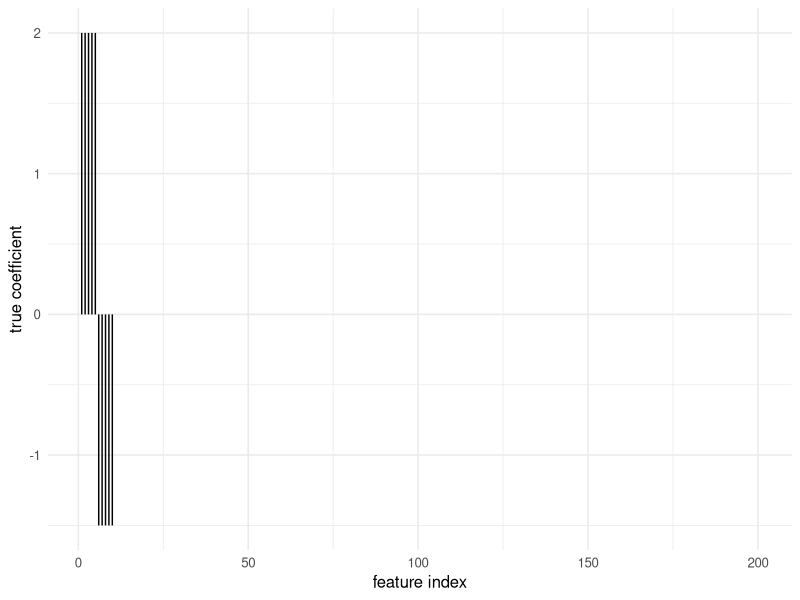
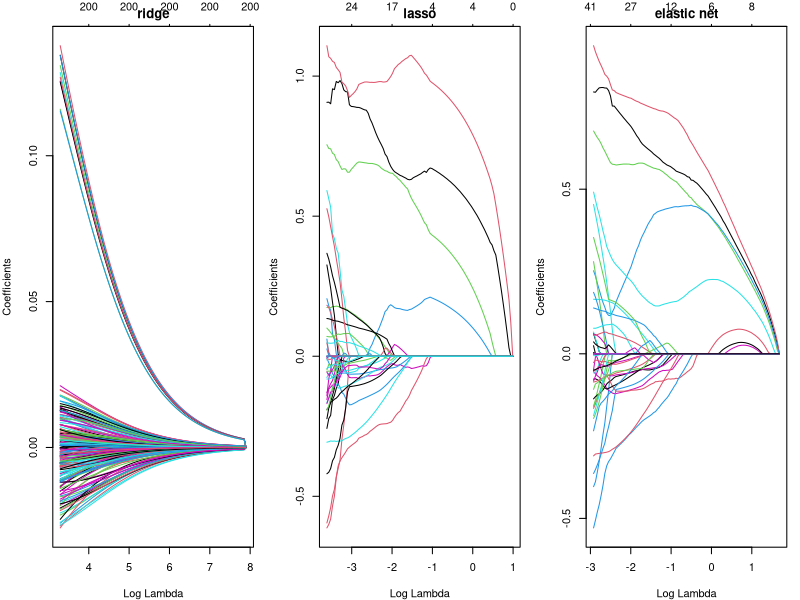

These figures' R source, in order:
## ---- chunk 1
#| label: setup
library(tidyverse)
library(glmnet)
set.seed(42)
theme_set(theme_minimal(base_size = 12))
## ---- chunk 2
n <- 100; p <- 200
Z <- matrix(rnorm(n * (p / 10)), n, p / 10)
X <- Z[, rep(seq_len(p / 10), each = 10)] + 0.2 * matrix(rnorm(n * p), n, p)
beta <- c(rep(2, 5), rep(-1.5, 5), rep(0, p - 10))
y <- as.numeric(X %*% beta + rnorm(n))

tibble(i = seq_along(beta), beta = beta) |>
  ggplot(aes(i, beta)) + geom_segment(aes(xend = i, yend = 0)) +
  labs(x = "feature index", y = "true coefficient")
## ---- chunk 3
#| fig-width: 7
#| fig-height: 4
fit_ridge <- glmnet(X, y, alpha = 0)
fit_lasso <- glmnet(X, y, alpha = 1)
fit_enet  <- glmnet(X, y, alpha = 0.5)
par(mfrow = c(1, 3), mar = c(4, 4, 2, 1))
plot(fit_ridge, xvar = "lambda"); title("ridge")
plot(fit_lasso, xvar = "lambda"); title("lasso")
plot(fit_enet,  xvar = "lambda"); title("elastic net")
## ---- chunk 4
cv_ridge <- cv.glmnet(X, y, alpha = 0,   nfolds = 5)
cv_lasso <- cv.glmnet(X, y, alpha = 1,   nfolds = 5)
cv_enet  <- cv.glmnet(X, y, alpha = 0.5, nfolds = 5)
tibble(
  model = c("ridge", "lasso", "enet"),
  min_cvmse = c(min(cv_ridge$cvm), min(cv_lasso$cvm), min(cv_enet$cvm)),
  nonzero   = c(sum(coef(cv_ridge, s = "lambda.min") != 0),
                sum(coef(cv_lasso, s = "lambda.min") != 0),
                sum(coef(cv_enet,  s = "lambda.min") != 0))
)
## ---- chunk 5
sessionInfo()
